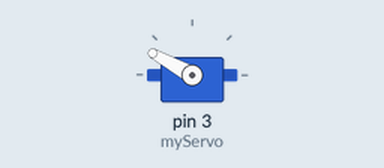
Simulated run of this sketch. Board: Arduino Uno, built with avr-gcc and run on an emulated ATmega328P. On the bench: servo.

Above: at 0.1 s.
At 9.1 s:
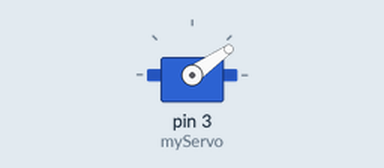
At 15.1 s:
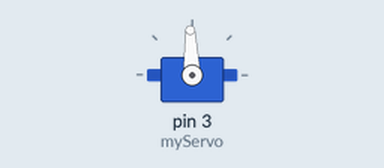
Timing chart, 0 to 16.6 s (numbered marks = the images above):
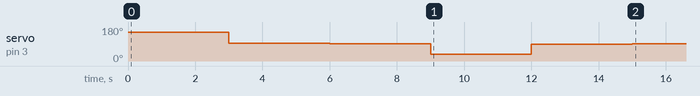

Measured:
- by itself, servo on pin 3 (myServo): 151° → 94° at 3.0 s, → 92° 3.0 s later, → 35° 3.0 s later, → 90° 3.0 s later, … (5 changes in this stretch)

The sketch:

tp2.ino
```cpp
//Kevin Heng
//TP2 - Antenne motorisée


#include <Servo.h>

Servo myServo;

void setup() {
myServo.attach(3);
myServo.writeMicroseconds(2100); //Vitesse max CCW
delay(3000);
myServo.writeMicroseconds(1510); //Vitesse moyenne CCW
delay(3000);
myServo.writeMicroseconds(1490); //Stop
delay(3000);
myServo.writeMicroseconds(900); //Vitesse max CW
delay(3000);
myServo.writeMicroseconds(1475); //Vitesse moyenne CW
delay(3000);
myServo.writeMicroseconds(1490); //Stop
}

void loop() {

}
```
